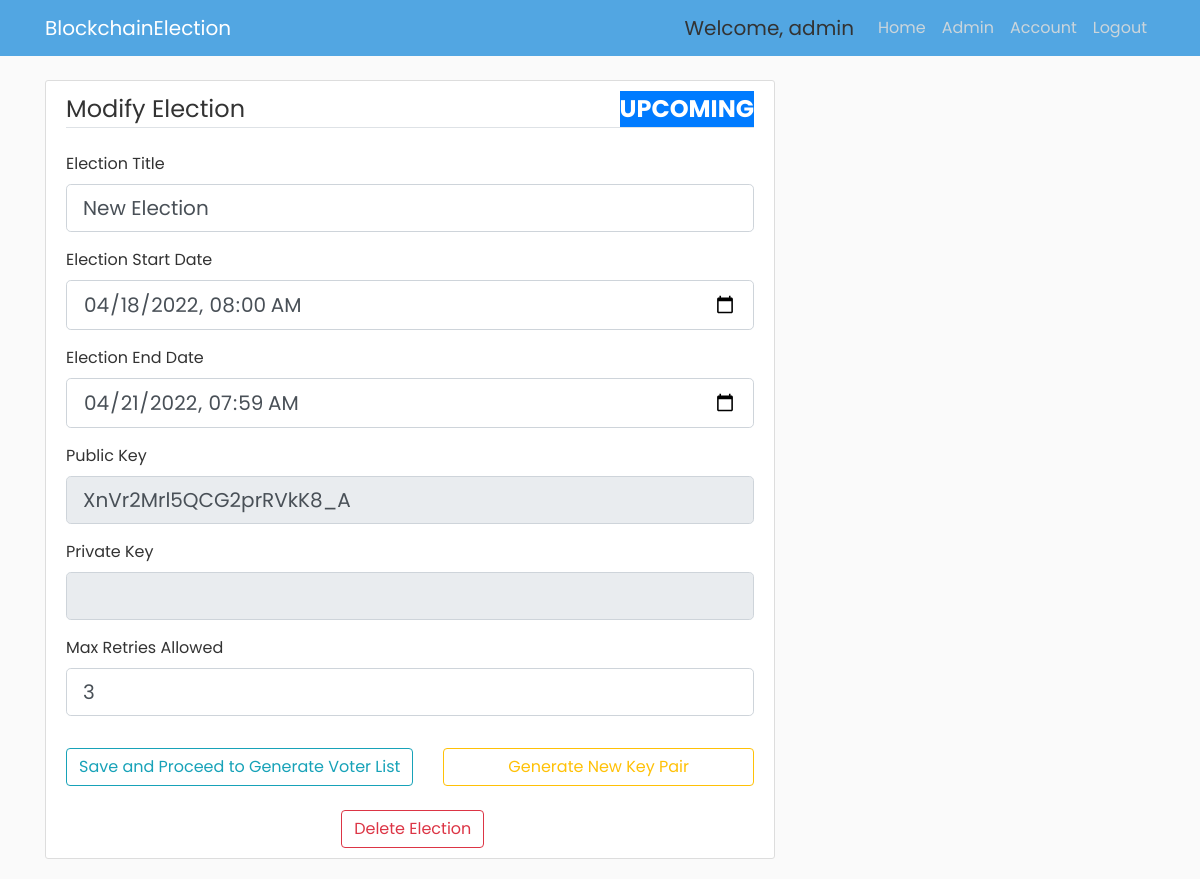
Page /election/E3/view (signed in) on the earlier database version.
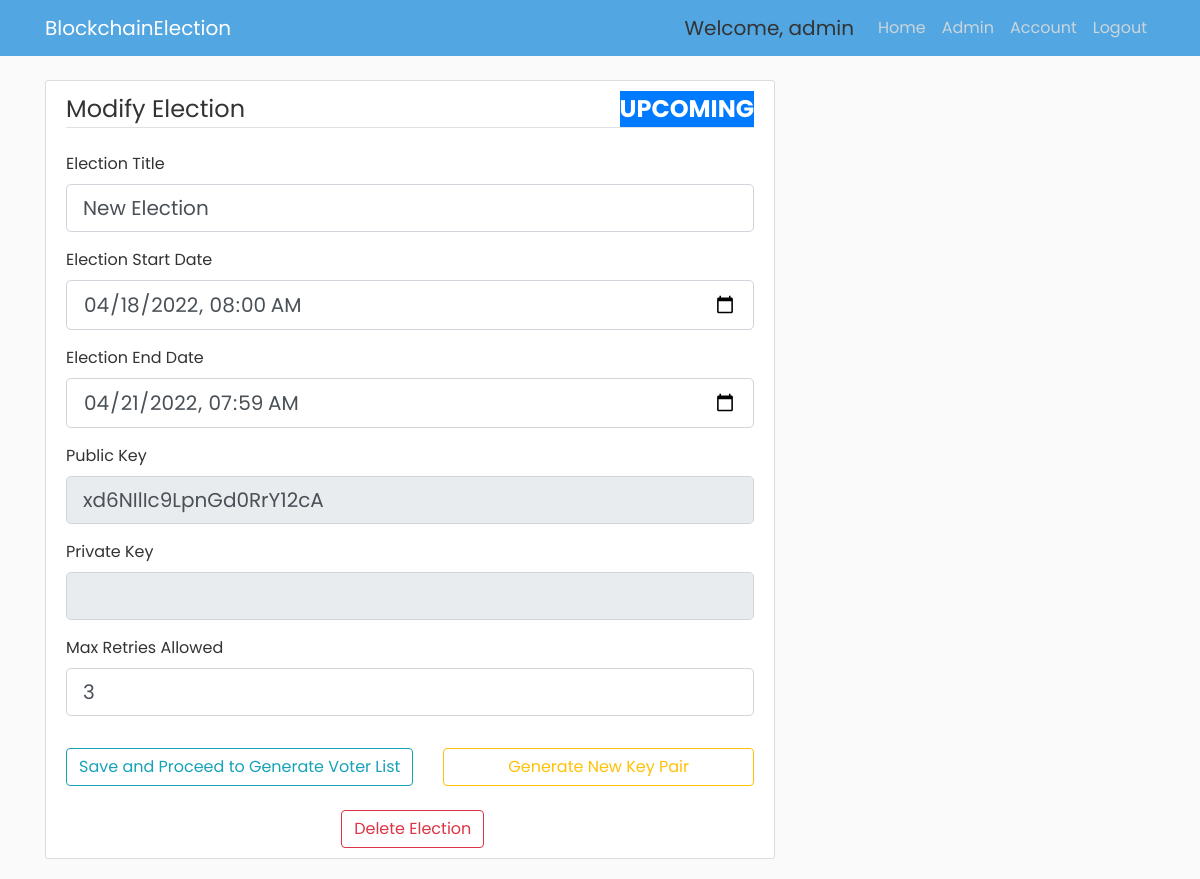
Same page on the later database version.
### app/models.py (models this page shows, shortened)
class Voter(db.Model, UserMixin):
    id = db.Column(db.Integer, primary_key=True)
    cin = db.Column(db.String(30), unique=True, nullable=False)
    name = db.Column(db.String(255), nullable=False)
    email = db.Column(db.String(30), unique=True, nullable=False)
    dept = db.Column(db.String(4), db.ForeignKey('department.dept_code'), nullable=False)
    imagefile = db.Column(db.String(20), nullable=False, default='default.jpg')
    password = db.Column(db.String(60), nullable=False)
    join_year = db.Column(db.Integer, nullable=False, default=2016)
    is_admin = db.Column(db.Boolean, default=False, nullable=False)

class Election(db.Model):
    election_id = db.Column(db.String(5), primary_key=True, nullable=False)
    election_title = db.Column(db.String(255), nullable=False)
    create_date = db.Column(db.DateTime, nullable=False, default=datetime.utcnow)
    start_date = db.Column(db.DateTime, nullable=False, default=datetime.utcnow)
    end_date = db.Column(db.DateTime, db.CheckConstraint("end_date > start_date"), nullable=False)
    public_key = db.Column(db.String(255), nullable=False, unique=True)
    max_attempt = db.Column(db.Integer, nullable=False, default=3)
    election_state = db.Column(db.String(30), db.CheckConstraint("election_state in ('upcoming', 'ongoing', 'over', 'past')"))
    results_published = db.Column(db.Boolean, nullable=False, default=False)

### app/routes.py (the view, shortened to what this page needs)
@app.route("/election/<id>/view", methods=['GET', 'POST'])
@login_required
def view_election(id):
    curr_election = Election.query.where(Election.election_id==id).first()
    if curr_election.election_state == 'upcoming':
        bg_color_election_state = "bg-primary"
    elif curr_election.election_state == 'ongoing':
        bg_color_election_state = "bg-warning"
    elif curr_election.election_state == "over":
        bg_color_election_state = "bg-info"
    elif curr_election.election_state == "past":
        bg_color_election_state = "bg-success"
    if current_user.is_admin and curr_election.election_state == 'upcoming':
        form = NewElectionForm(obj=curr_election)
        if form.validate_on_submit():
            if form.submit.data:
                curr_election.election_title = form.election_title.data
                curr_election.start_date=form.start_date.data
                curr_election.max_attempt=form.max_attempt.data
                curr_election.public_key=form.public_key.data
                db.session.commit()
                flash('Election Modified Successfully!', 'success')
                return redirect(url_for('home'))
            elif form.generate_keys.data:
                form.public_key.data = secrets.token_urlsafe(16)
                form.private_key.data = secrets.token_urlsafe(16)
                return render_template("modify_election.html", bg_color_election_state=bg_color_election_state, election_state=curr_election.election_state, title="Modify Election", form=form)
            elif form.delete_election.data:
                return "delete election button was pressed"
        else:
            return render_template("modify_election.html", bg_color_election_state=bg_color_election_state, election_state=curr_election.election_state,title="Modify Election", form=form)
    elif curr_election.election_state == 'past':
        return "Summary page"
    elif not current_user.is_admin and curr_election.election_state == 'upcoming':
        start_date = curr_election.start_date
        election_title = curr_election.election_title
        return "Election will start shortly. Please come back later"
    elif not current_user.is_admin and curr_election.election_state == 'ongoing':
        return "Click here to go to voting page"
    elif not current_user.is_admin and curr_election.election_state == 'over':
        return "Results are yet to be published"

### app/forms.py (shortened to what this page needs)
class NewElectionForm(FlaskForm):
    election_title = StringField('Election Title', validators=[DataRequired()])
    start_date = DateTimeLocalField('Election Start Date', default=datetime.now, format='%Y-%m-%dT%H:%M', validators=[DataRequired()])
    end_date = DateTimeLocalField('Election End Date', format='%Y-%m-%dT%H:%M', validators=[DataRequired()])
    public_key = StringField('Public Key', render_kw={'readonly': True})
    private_key = StringField('Private Key', render_kw={'readonly': True})
    max_attempt = IntegerField('Max Retries Allowed', validators=[DataRequired(), NumberRange(min=3, max=10)])
    submit = SubmitField('Save and Proceed to Generate Voter List')
    generate_keys = SubmitField('Generate New Key Pair')
    home = SubmitField("Home")
    end_election = SubmitField("End Election")
    start_counting = SubmitField("Start Counting Process")
    delete_election = SubmitField("Delete Election")

### app/models.py (called while the page is built)
@login_manager.user_loader
def load_user(user_id):
    return Voter.query.get(int(user_id))

### app/templates/modify_election.html (shortened to what this page needs)
{% extends "admin_base.html" %}
{% block content %}
<div class="content-section">
    <form action="" method="POST">
      <fieldset class="form-group">
        <legend class="border-bottom mb-4">Modify Election
          <span class="{{ bg_color_election_state }} font-weight-bold text-white float-right">{{ election_state|upper  }}</span>
        </legend>
        <div class="form-group">
          {{ form.election_title.label(class="form-control-label") }}
          {% if form.election_title.errors%}
            {{ form.election_title(class="form-control form-control-lg is-invalid") }}
            <div class="invalid-feedback">
              {% for error in form.election_title.errors %}
              <span>{{ error }}</span>
              {% endfor %}
            </div>
          {% else %}
            {{ form.election_title(class="form-control form-control-lg") }}
            {% endif %}
        </div>
        <div class="form-group mt-2">
          {{ form.start_date.label(class="form-control-label") }}
          {% if form.start_date.errors %}
            {{ form.start_date(class="datetime form-control form-control-lg is-invalid") }}
            <div class="invalid-feedback">
              {% for error in form.start_date.errors %}
              <span>{{ error }}</span>
              {% endfor %}
            </div>
          {% else %}
          {{ form.start_date(class="datetime form-control form-control-lg") }}
          {% endif %}
        </div>
        <div class="form-group mt-2">
          {{ form.end_date.label(class="form-control-label") }}
          {% if form.end_date.errors %}
            {{ form.end_date(class="datetime form-control form-control-lg is-invalid") }}
            <div class="invalid-feedback">
              {% for error in form.end_date.errors %}
              <span>{{ error }}</span>
              {% endfor %}
            </div>
          {% else %}
            {{ form.end_date(class="datetime form-control form-control-lg") }}
          {% endif %}
        </div>
        <div class="form-group mt-2">
          {{ form.public_key.label(class="form-control-label") }}
          {% if form.public_key.errors %}
            {{ form.public_key(class="form-control form-control-lg is-invalid") }}
            <div class="invalid-feedback">
              {% for error in form.public_key.errors %}
              <span>{{ error }}</span>
              {% endfor %}
            </div>
          {% else %}
            {{ form.public_key(class="form-control form-control-lg form-control") }}
          {% endif %}
        </div>
        <div class="form-group mt-2">
          {{ form.private_key.label(class="form-control-label") }}
          {% if form.private_key.errors %}
            {{ form.private_key(class="form-control form-control-lg is-invalid") }}
            <div class="invalid-feedback">
              {% for error in form.private_key.errors %}
              <span>{{ error }}</span>
              {% endfor %}
            </div>
          {% else %}
            {{ form.private_key(class="form-control form-control-lg") }}
            {% endif %}
        </div>
        <div class="form-group mt-2">
          {{ form.max_attempt.label(class="form-control-label") }}
          {% if form.max_attempt.errors %}
            {{ form.max_attempt(class="form-control form-control-lg is-invalid") }}
            <div class="invalid-feedback">
              {% for error in form.max_attempt.errors %}
              <span>{{ error }}</span>
              {% endfor %}
            </div>
          {% else %}
            {{ form.max_attempt(class="form-control form-control-lg") }}
            {% endif %}
        </div>
      </fieldset>
      <div class="row">
        {% if election_state == "upcoming" %}
          <div class="col">
            {{ form.submit(class="btn btn-outline-info btn-block") }}
          </div>
          <div class="col">
            {{ form.generate_keys(class="btn btn-outline-warning btn-block") }}
          </div>
          <div class="col mt-4">
            <button type="button" class="btn btn-outline-danger" style="margin: auto 40%;" data-toggle="modal" data-target="#deleteModal">
              Delete Election
            </button>
          </div>
        {% elif election_state == "over" %}
          <div class="col">
            {{ form.start_counting(class="btn btn-outline-info btn-block") }}
          </div>
        {% endif %}
      </div>
    </form>
  </div>
{% endblock content %}

### app/templates/admin_base.html (shortened to what this page needs)
<!DOCTYPE html>
<html lang="en">
  <head>
    <link rel="stylesheet" href="https://maxcdn.bootstrapcdn.com/bootstrap/4.0.0/css/bootstrap.min.css">
    <link rel="stylesheet" type="text/css" href="{{ url_for('static', filename='main.css') }}">
  </head>
  <body>
    {% include "navbar.html" %}
    <main role="main" class="container">
        <div class="row">
          <div class="col-md-8">
            {% block content %}
            {% endblock %}
          </div>
        </div>
      </main>
    </body>
  </html>

### app/templates/navbar.html (shortened to what this page needs)
<header class="site-header">
  <nav class="navbar navbar-expand-md navbar-dark bg-steel fixed-top">
    <div class="container">
      <a class="navbar-brand mr-4" href="{{ url_for('index2') }}">BlockchainElection</a>
      <div class="collapse navbar-collapse" id="navbarToggle">
        <div class="navbar-nav ml-auto">
          {% if current_user.is_admin %}
          <a class="navbar-brand disabled ml-2" style="cursor: default;">Welcome, {{ current_user.cin }}</a>
          <a class="nav-item nav-link" href="{{ url_for('home') }}">Home</a>
          <a class="nav-item nav-link" href="{{ url_for('admin') }}">Admin</a>
          <a class="nav-item nav-link" href="{{ url_for('account') }}">Account</a>
          <a class="nav-item nav-link" href="{{ url_for('logout') }}">Logout</a>
          {% else %}
            <a class="nav-item nav-link" href="{{ url_for('login') }}">Login</a>
            <a class="nav-item nav-link" href="{{ url_for('register') }}">Register</a>
          {% endif %}
        </div>
      </div>
    </div>
  </nav>
</header>

### app/static/main.css (style rules this page uses)
body { background: #fafafa; color: #333333; margin-top: 5rem; font-family: "Poppins", sans-serif; }
.bg-steel { background-color: #52a6e2; }
.site-header .navbar-nav .nav-link { color: #cbd5db; }
.content-section { background: #ffffff; padding: 10px 20px; border: 1px solid #dddddd; border-radius: 3px; margin-bottom: 20px; }

Differences in the rows shown:
changed Election "UPCOMING": public_key "XnVr2Mrl5QCG2prRVkK8_A" → "xd6NIlIc9LpnGd0RrY12cA"
